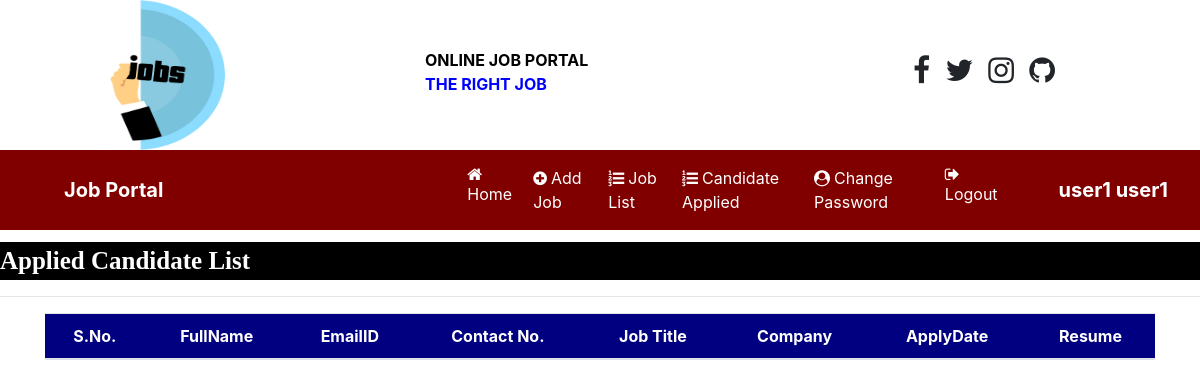
Page /applied_candidatelist (signed in) on the earlier database version.
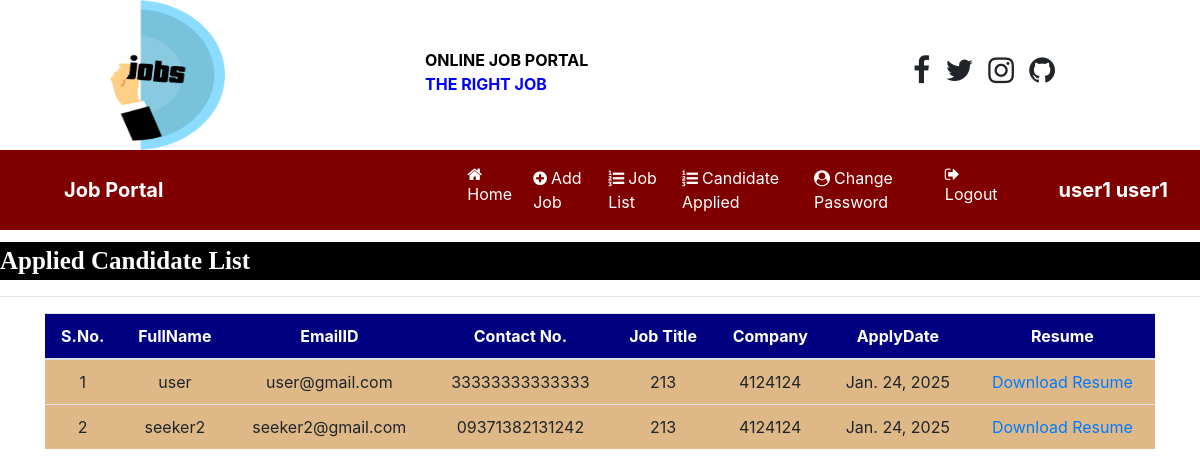
Same page on the later database version.
### app/models.py (models this page shows, shortened)
class Apply(models.Model):
    job = models.ForeignKey(Job, on_delete=models.CASCADE)
    suser = models.ForeignKey(SUser, on_delete=models.CASCADE)
    resume = models.FileField(null=True)
    applydate = models.DateField()

class SUser(models.Model):
    user = models.ForeignKey(User, on_delete=models.CASCADE)
    mobile = models.CharField(max_length=15, null=True)
    image = models.FileField(null=True)
    gender = models.CharField(max_length=10, null=True)
    type = models.CharField(max_length=15, null=True)

class Job(models.Model):
    recruiter = models.ForeignKey(Recruiter, on_delete=models.CASCADE)
    start_date = models.DateField()
    end_date = models.DateField()
    title = models.CharField(max_length=100)
    salary = models.CharField(max_length=20)
    image = models.FileField(null=True)
    description = models.CharField(max_length=300)
    experience = models.CharField(max_length=100)
    location = models.CharField(max_length=100)
    skills = models.CharField(max_length=100)
    creationdate = models.DateField()

class Recruiter(models.Model):
    user = models.ForeignKey(User, on_delete=models.CASCADE)
    mobile = models.CharField(max_length=15, null=True)
    image = models.FileField(null=True)
    gender = models.CharField(max_length=10, null=True)
    company = models.CharField(max_length=100, null=True)
    type = models.CharField(max_length=20, null=True)
    status = models.CharField(max_length=20, null=True)

### app/views.py (the view)
# urls.py: path('applied_candidatelist', applied_candidatelist, name="applied_candidatelist"),
def applied_candidatelist(request):
    if not request.user.is_authenticated:
        return redirect('recruiter_login')
    data = Apply.objects.all()
    d = {'data': data}
    return render(request, 'app/applied_candidatelist.html', d)

### app/templates/app/applied_candidatelist.html (shortened to what this page needs)
{% load static %}
{% block body %}
{% include 'app/recruiter_navigation.html' %}
<marquee style="font-family:'Monotype-Corsiva' ; font-size:25px ; color:white ; background-color: black ; font-weight:bold ; margin-top:1%">
    Applied Candidate List
</marquee>
<hr>
<div class="container">
<table class="table table-hover" id="example">
    <thead>
    <tr style="background-color:#000080 ; color:white">
        <th>S.No.</th>
        <th>FullName</th>
        <th>EmailID</th>
        <th>Contact No.</th>
        <th>Job Title</th>
        <th>Company</th>
        <th>ApplyDate</th>
        <th>Resume</th>
    </tr>
    </thead>
    <tbody>
    {% for i in data %}
    {% if request.user.id == i.job.recruiter.user.id %}
    <tr style="background-color:DEB887">
        <td>{{forloop.counter}}</td>
        <td>{{i.suser.user.first_name}} {{i.suser.user.lastname}}</td>
        <td>{{i.suser.user.username}}</td>
        <td>{{i.suser.mobile}}</td>
        <td>{{i.job.title}}</td>
        <td>{{i.job.recruiter.company}}</td>
        <td>{{i.applydate}}</td>
        <td><a href="{{i.resume.url}}">Download Resume</a></td>
    </tr>
    {% endif %}
    {% endfor %}
    </tbody>
</table>
</div>
{% endblock %}

Differences in the rows shown:
added Apply: suser.user.first_name "user", suser.user.username "user@gmail.com", suser.mobile "33333333333333", job "213", job.recruiter.company "4124124", applydate "Jan. 24, 2025"
added Apply: suser.user.first_name "seeker2", suser.user.username "seeker2@gmail.com", suser.mobile "09371382131242", job "213", job.recruiter.company "4124124", applydate "Jan. 24, 2025"
